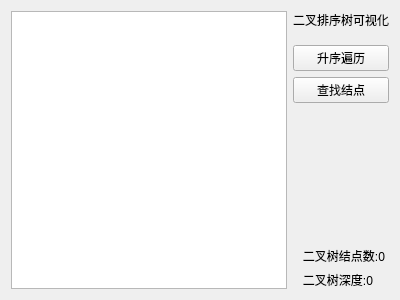
<?xml version="1.0" encoding="UTF-8"?>
<ui version="4.0">
 <class>BinSortTreeWidget</class>
 <widget class="QWidget" name="BinSortTreeWidget">
  <property name="geometry">
   <rect>
    <x>0</x>
    <y>0</y>
    <width>400</width>
    <height>300</height>
   </rect>
  </property>
  <property name="windowTitle">
   <string>Form</string>
  </property>
  <layout class="QGridLayout" name="gridLayout">
   <item row="5" column="1">
    <widget class="QLabel" name="label_nodeCount">
     <property name="text">
      <string>   二叉树结点数:0</string>
     </property>
    </widget>
   </item>
   <item row="0" column="1">
    <widget class="QLabel" name="label">
     <property name="styleSheet">
      <string notr="true"/>
     </property>
     <property name="text">
      <string>二叉排序树可视化</string>
     </property>
     <property name="margin">
      <number>0</number>
     </property>
    </widget>
   </item>
   <item row="0" column="0" rowspan="7">
    <widget class="QGraphicsView" name="graphicsView"/>
   </item>
   <item row="2" column="1">
    <widget class="QPushButton" name="button_order">
     <property name="text">
      <string>升序遍历</string>
     </property>
    </widget>
   </item>
   <item row="4" column="1">
    <spacer name="verticalSpacer">
     <property name="orientation">
      <enum>Qt::Vertical</enum>
     </property>
     <property name="sizeHint" stdset="0">
      <size>
       <width>20</width>
       <height>40</height>
      </size>
     </property>
    </spacer>
   </item>
   <item row="6" column="1">
    <widget class="QLabel" name="label_treeDepth">
     <property name="text">
      <string>   二叉树深度:0</string>
     </property>
    </widget>
   </item>
   <item row="1" column="1">
    <spacer name="verticalSpacer_2">
     <property name="orientation">
      <enum>Qt::Vertical</enum>
     </property>
     <property name="sizeType">
      <enum>QSizePolicy::Fixed</enum>
     </property>
     <property name="sizeHint" stdset="0">
      <size>
       <width>20</width>
       <height>10</height>
      </size>
     </property>
    </spacer>
   </item>
   <item row="3" column="1">
    <widget class="QPushButton" name="button_find">
     <property name="text">
      <string>查找结点</string>
     </property>
    </widget>
   </item>
  </layout>
 </widget>
 <resources/>
 <connections/>
</ui>
